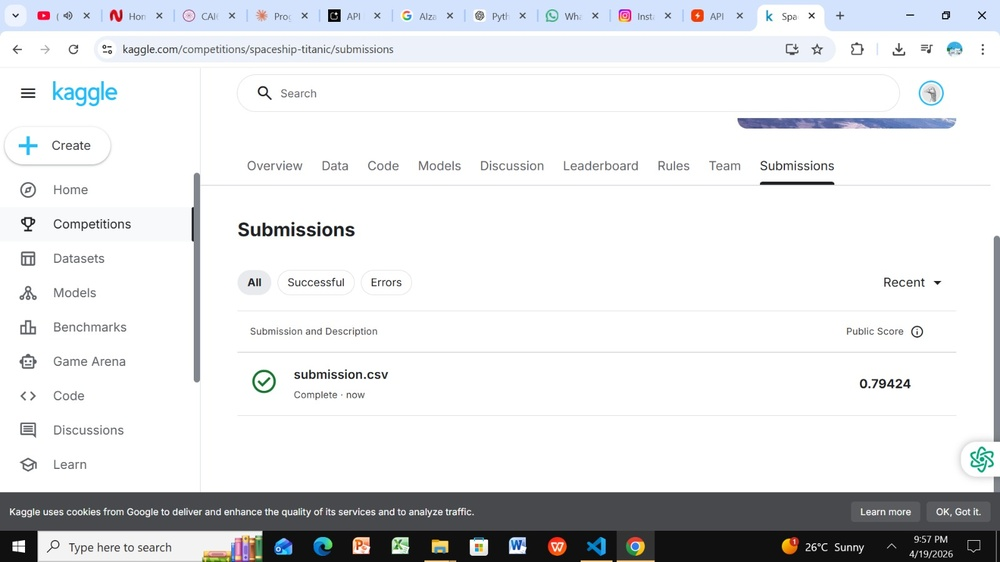
#> input picture task 2/WhatsApp Image 2026-04-19 at 9.58.19 PM.jpeg, 1000 x 562 px, shrunk from 1600 x 900 before the run, given in place of the camera
$ python 'code example.py'
#> lines starting #> are read from the running program, lines starting #| are printed output that depends on the picture; after the words box and inside, x2 and y2 are one past the last pixel; in counts of white or black regions, pixels touching at a corner belong together
import cv2
import numpy as np

# Start capturing from webcam
screenRead = cv2.VideoCapture(0)

while True:
    # Capture a single frame from the webcam
    _, image = screenRead.read()
#> image is the input picture: shape (562, 1000, 3); mean B, G, R 228.7, 226.7, 225.5

    # Convert to HSV color space
    hsv = cv2.cvtColor(image, cv2.COLOR_BGR2HSV)
#> hsv: shape (562, 1000, 3); mean H, S, V 29.5, 7.3, 229.4

    # Define blue color range
    blue1 = np.array([110, 50, 50])
    blue2 = np.array([130, 255, 255])

    # Create binary mask for blue color
    mask = cv2.inRange(hsv, blue1, blue2)
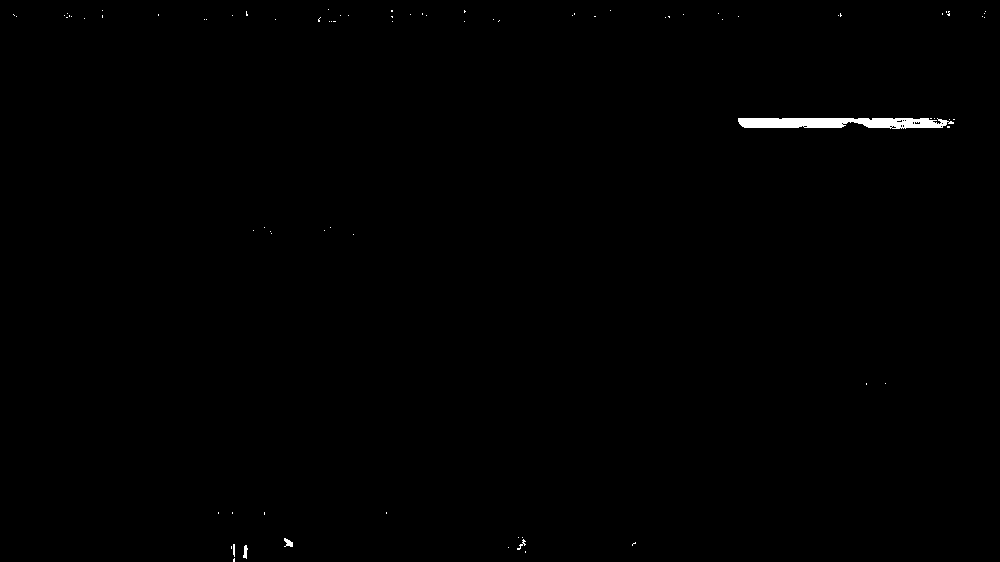
#> mask: shape (562, 1000); 0.39% white; 82 white regions (77 under 20 px), largest, box (x1, y1, x2, y2) and area: (738, 118, 954, 129) 1881, (284, 538, 293, 547) 50, (243, 545, 248, 559) 44, (517, 539, 526, 550) 30, (233, 544, 235, 557) 24

    # Define 5x5 structuring element (kernel)
    kernel = np.ones((5, 5), np.uint8)

    # Apply Opening to remove small white noise
    opening = cv2.morphologyEx(mask, cv2.MORPH_OPEN, kernel)
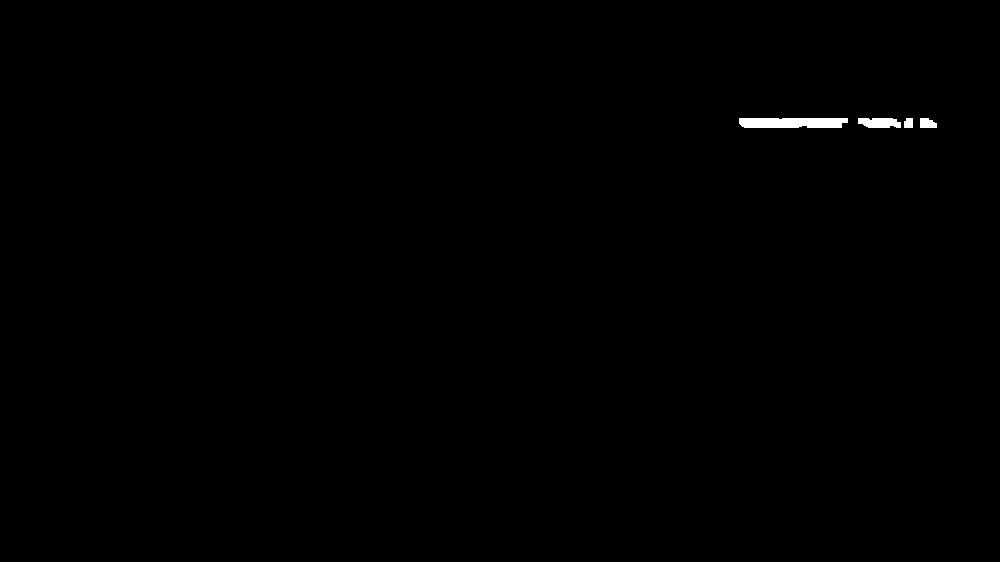
#> opening: shape (562, 1000); 0.29% white; 4 white regions, box (x1, y1, x2, y2) and area: (739, 118, 848, 128) 1033, (858, 118, 901, 128) 366, (920, 118, 937, 128) 144, (904, 118, 913, 128) 84

    # Show both original mask and cleaned version
    cv2.imshow('Original Blue Mask', mask)
    cv2.imshow('After Opening (Noise Removed)', opening)

    # Press 'a' key to stop
    if cv2.waitKey(1) & 0xFF == ord('a'):
#> (key Esc is pressed here)
        break

# Clean up
cv2.destroyAllWindows()
screenRead.release()
